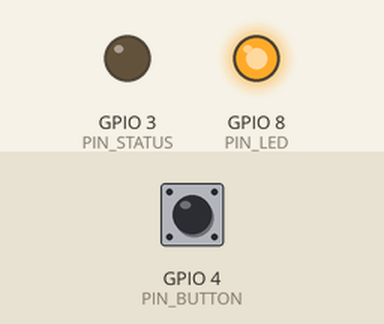
The sketch below on a simulated ESP32-C3. Parts: output pins drawn as LEDs (lit = HIGH). Inputs (shaded band) come from the test bench; at power-on: GPIO 4 (PIN_BUTTON) HIGH. What the sketch prints to the serial monitor is not drawn.

Above: at 1.2 s.
1.3 s: GPIO 4 (PIN_BUTTON) pulled LOW for 0.15 s
At 1.46 s:
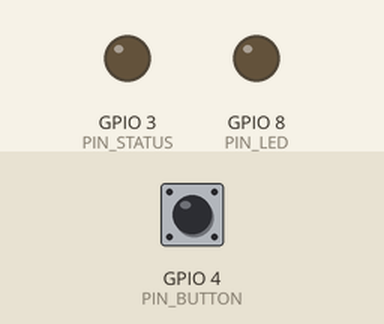
Timing chart, 0 to 4.3 s (numbered marks = the images above; inputs shaded):
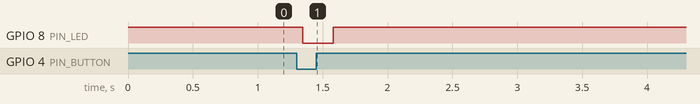

The sketch:

team_green.ino
```cpp
/*
  Quiz Buzz — zelený tým (ESP32-C3)

  Arduino IDE:
    Deska: ESP32C3 Dev Module
    USB CDC On Boot: Enabled
    Flash Mode: DIO
*/

#define TEAM_ID 2

#include <WiFi.h>
#include <cstring>
#include <esp_idf_version.h>
#include <esp_now.h>
#include <esp_wifi.h>

#include "hardware.h"
#include "protocol.h"

static DebouncedButton buzz_button(PIN_BUTTON);
static uint32_t seq = 0;
static uint32_t led_until_ms = 0;
static uint32_t last_hello_ms = 0;
static uint32_t buzz_cooldown_until_ms = 0;

static void statusWrite(bool on) { digitalWrite(PIN_STATUS, on ? HIGH : LOW); }

static void send_packet(uint8_t kind) {
  RadioPacket packet;
  packet.magic = BUZZ_MAGIC;
  packet.kind = kind;
  packet.team_id = TEAM_ID;
  packet.seq = ++seq;
  esp_now_send(BROADCAST_ADDR, reinterpret_cast<uint8_t *>(&packet), sizeof(packet));
}

static void send_buzz() {
  for (uint8_t i = 0; i < 3; i++) {
    send_packet(PKT_BUZZ);
    delay(5);
  }
}

#if ESP_IDF_VERSION >= ESP_IDF_VERSION_VAL(5, 0, 0)
static void on_recv(const esp_now_recv_info_t *info, const uint8_t *data, int len) {
  (void)info;
#else
static void on_recv(const uint8_t *mac, const uint8_t *data, int len) {
  (void)mac;
#endif
  if (len != (int)sizeof(RadioPacket)) {
    return;
  }

  RadioPacket packet;
  memcpy(&packet, data, sizeof(packet));
  if (packet.magic != BUZZ_MAGIC) {
    return;
  }
  if (packet.kind == PKT_LOCK) {
    statusWrite(packet.team_id == TEAM_ID);
    return;
  }
  if (packet.kind == PKT_UNLOCK) {
    statusWrite(false);
  }
}

void setup() {
  Serial.begin(115200);
  pinMode(PIN_LED, OUTPUT);
  pinMode(PIN_STATUS, OUTPUT);
  ledWrite(false);
  statusWrite(false);
  buzz_button.begin();

  WiFi.mode(WIFI_STA);
  WiFi.disconnect();
  esp_wifi_set_channel(WIFI_CHANNEL, WIFI_SECOND_CHAN_NONE);

  if (esp_now_init() != ESP_OK) {
    while (true) {
      delay(1000);
    }
  }

  esp_now_peer_info_t peer = {};
  memcpy(peer.peer_addr, BROADCAST_ADDR, 6);
  peer.channel = WIFI_CHANNEL;
  peer.encrypt = false;
  if (esp_now_add_peer(&peer) != ESP_OK) {
    while (true) {
      delay(1000);
    }
  }

  if (esp_now_register_recv_cb(on_recv) != ESP_OK) {
    while (true) {
      delay(1000);
    }
  }

  Serial.print("BUZZER team=");
  Serial.println(TEAM_ID);
  last_hello_ms = millis() - HELLO_INTERVAL_MS + (TEAM_ID - 1) * HELLO_STAGGER_MS;
}

void loop() {
  const uint32_t now = millis();
  if (now >= buzz_cooldown_until_ms && buzz_button.pressed()) {
    send_buzz();
    led_until_ms = now + 250;
    buzz_cooldown_until_ms = now + BUZZ_COOLDOWN_MS;
  }
  if (now - last_hello_ms >= HELLO_INTERVAL_MS) {
    last_hello_ms = now;
    send_packet(PKT_HELLO);
  }
  ledWrite(now < led_until_ms);
}
```

hardware.h
```cpp
#pragma once

#include <Arduino.h>

static const uint8_t PIN_BUTTON = 4;
static const uint8_t PIN_LED = 8;
static const uint8_t PIN_STATUS = 3;
static const bool LED_ACTIVE_LOW = true;
static const uint32_t DEBOUNCE_MS = 30;
static const uint32_t BUZZ_COOLDOWN_MS = 250;

inline void ledWrite(bool on) {
  digitalWrite(PIN_LED, LED_ACTIVE_LOW ? !on : on);
}

class DebouncedButton {
 public:
  explicit DebouncedButton(uint8_t pin) : pin_(pin) {}

  void begin() {
    pinMode(pin_, INPUT_PULLUP);
    last_read_ = digitalRead(pin_);
    last_stable_ = last_read_;
    edge_ms_ = millis();
  }

  bool pressed() {
    const bool now = digitalRead(pin_);
    const uint32_t t = millis();
    if (now != last_read_) {
      last_read_ = now;
      edge_ms_ = t;
    }
    if ((t - edge_ms_) < DEBOUNCE_MS) {
      return false;
    }
    if (now == LOW && last_stable_ == HIGH) {
      last_stable_ = LOW;
      return true;
    }
    if (now == HIGH) {
      last_stable_ = HIGH;
    }
    return false;
  }

 private:
  uint8_t pin_;
  bool last_read_ = true;
  bool last_stable_ = true;
  uint32_t edge_ms_ = 0;
};
```

protocol.h
```cpp
#pragma once

#include <stdint.h>

static const uint32_t BUZZ_MAGIC = 0x42555A5A;
static const uint8_t WIFI_CHANNEL = 1;
static const uint8_t TEAM_COUNT = 4;
static const uint8_t PKT_BUZZ = 1;
static const uint8_t PKT_HELLO = 2;
static const uint8_t PKT_LOCK = 3;
static const uint8_t PKT_UNLOCK = 4;
static const uint32_t HELLO_INTERVAL_MS = 1000;
static const uint32_t HELLO_STAGGER_MS = 300;
static const uint8_t HEARTBEAT_MISS_WARN = 3;
static const uint8_t HEARTBEAT_MISS_PAUSE = 5;
static const uint32_t HEARTBEAT_WARN_MS = HELLO_INTERVAL_MS * HEARTBEAT_MISS_WARN;
static const uint32_t HEARTBEAT_PAUSE_MS = HELLO_INTERVAL_MS * HEARTBEAT_MISS_PAUSE;
static const uint32_t LINK_TIMEOUT_MS = HEARTBEAT_PAUSE_MS;
static const uint8_t BROADCAST_ADDR[6] = {0xFF, 0xFF, 0xFF, 0xFF, 0xFF, 0xFF};

struct RadioPacket {
  uint32_t magic;
  uint8_t kind;
  uint8_t team_id;
  uint32_t seq;
} __attribute__((packed));
```

Measured:
- after the input at 1.3 s, GPIO 8 (PIN_LED): HIGH → LOW after 0.05 s, → HIGH 0.23 s later
